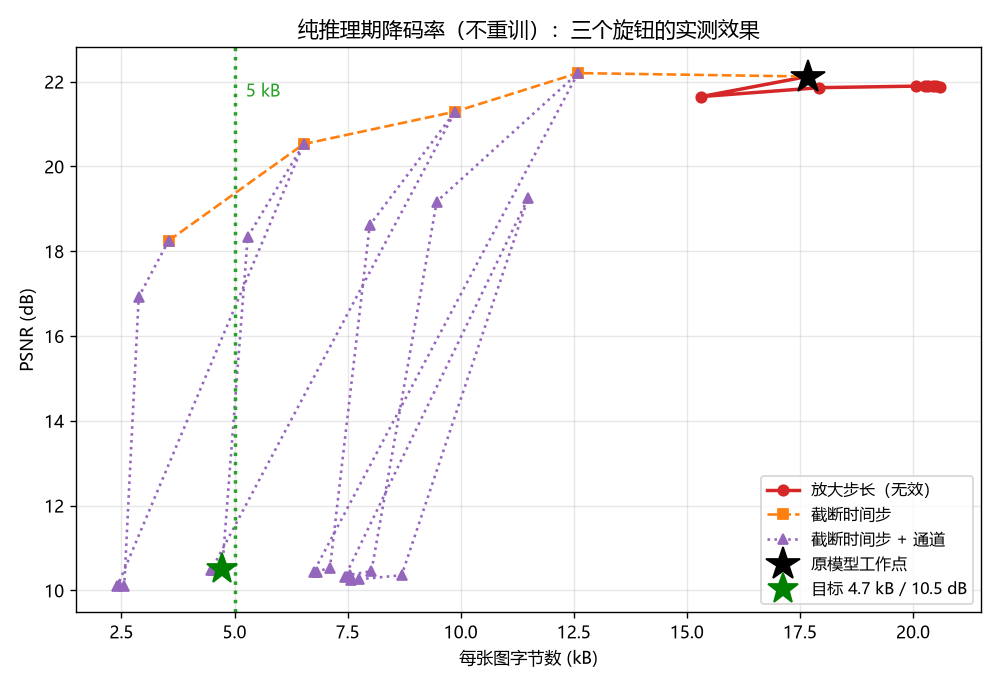

Here is the Python script that generated this plot:
# -*- coding: utf-8 -*-
"""rate_control.py — 不重训模型，纯推理期调码率

原理
    潜层是被量化的连续值。推理时把量化步长放大 s 倍：
        y_hat = round(y / (s*step)) * (s*step)
    符号的取值范围随之缩小 s 倍。**同时把先验的 sigma 也除以 s**
        sigma_eff = sigma / s
    这样熵模型仍然精确匹配新的符号分布，算术编码不会因为模型失配而浪费比特。
    （不缩放 sigma 也能降码率，但会白扔一部分效率。）

    另一个旋钮是截断时间步：只用前 k 步解码，码率按 k/T 线性下降。

两者都不需要重新训练，是纯粹的推理期权衡。

用法
    python rate_control.py --weights anchor_v5.pth --n 8
"""

from __future__ import annotations

import argparse
import math
import os
import sys

for _s in (sys.stdout, sys.stderr):
    try:
        _s.reconfigure(errors="replace")
    except Exception:
        pass

import matplotlib
matplotlib.use("Agg")
import matplotlib.pyplot as plt
import numpy as np
import torch
import torch.nn.functional as F
from torchvision import datasets, transforms

from anchor import SAE_Anchor
from sae_rd import encode_latent_bytes, encode_z_bytes
from snntorch import utils

matplotlib.rcParams["font.sans-serif"] = ["Microsoft YaHei", "SimHei", "DejaVu Sans"]
matplotlib.rcParams["axes.unicode_minus"] = False


@torch.no_grad()
def measure(model, x, s: float, steps: int, ch: int = 0, scale_sigma: bool = True,
            want_img: bool = False):
    """返回 (实际字节数, PSNR[, 重建图])。s=步长倍数, steps=用前几步, ch=只传前几通道。"""
    orig_log_step = model.quant.log_step.data.clone()
    orig_log_sigma = model.prior.log_sigma.data.clone()
    orig_mu = model.prior.mu.data.clone()
    C = model.latent_channels
    ch = ch or C
    try:
        model.quant.log_step.data = torch.tensor(math.log(float(s)))
        if scale_sigma and s != 1.0:
            model.prior.log_sigma.data = orig_log_sigma - math.log(float(s))
        utils.reset(model)
        y_hat, rate, rec = model(x.unsqueeze(0), ref=None,
                                 checkpoints={model.num_steps})
        # 通道截断要放在 forward **之后**：forward 内部要用完整的先验算 32 通道，
        # 提前切掉会让 s(16) * extra(32) 形状不匹配。
        if ch < C:
            model.prior.log_sigma.data = model.prior.log_sigma.data[:, :ch]
            model.prior.mu.data = model.prior.mu.data[:, :ch]
        # 只传前 ch 个通道：其余通道在解码端置零
        y_full = y_hat.clone()
        if ch < C:
            y_full[:, :, ch:] = 0.0
        y_use = y_hat[:, :steps, :ch]
        es = rate.get("extra_sigma")
        if es is not None:
            es = es[:, :steps, :ch]
        b_y, _ns, _p, _y = encode_latent_bytes(y_use, model.quant.step, model.prior,
                                               extra_sigma=es)
        total = b_y
        n_zb = 0
        if rate.get("z_hat") is not None:
            # z 的形状是 [B*T, Cz, h/4, w/4]。截断时间步时必须**同时截断 z**，
            # 否则 z 仍按完整 T 步传输 —— 实测它占了大头（~7 kB），
            # 会让所有只作用在 y 上的降码率手段全部撞在同一个地板上。
            z_use = rate["z_hat"][:steps * x.shape[0]]
            b_z, _ = encode_z_bytes(z_use, rate["z_step"], model.hyperprior.z_prior)
            total += b_z
            n_zb = b_z / 8.0
        # 用（可能被截断/置零的）潜层重新解码
        if steps < model.num_steps or ch < C:
            utils.reset(model)
            r = model.decode(y_full[:, :steps], checkpoints={steps})[steps].clamp(0, 1)[0]
        else:
            r = rec[model.num_steps].clamp(0, 1)[0]
        psnr = 10 * math.log10(1.0 / max(1e-12, F.mse_loss(r, x).item()))
        return (total / 8.0, psnr, r.cpu()) if want_img else (total / 8.0, psnr)
    finally:
        model.quant.log_step.data = orig_log_step
        model.prior.log_sigma.data = orig_log_sigma
        model.prior.mu.data = orig_mu


def main():
    p = argparse.ArgumentParser()
    p.add_argument("--weights", default="anchor_v5.pth")
    p.add_argument("--data-dir", default="./data")
    p.add_argument("--n", type=int, default=8)
    p.add_argument("--target-kb", type=float, default=5.0)
    p.add_argument("--out", default="rate_control.png")
    a = p.parse_args()

    dev = torch.device("cuda" if torch.cuda.is_available() else "cpu")
    obj = torch.load(a.weights, map_location="cpu", weights_only=False)
    model = SAE_Anchor(latent_channels=obj["latent_channels"], num_steps=obj["num_steps"],
                       image_size=obj["image_size"], latent_mode="gaussian",
                       use_hyperprior=obj.get("use_hyperprior", True),
                       z_channels=obj.get("z_channels", 48),
                       ref_wiring=obj.get("ref_wiring", "inp")).to(dev)
    model.load_state_dict(obj["state_dict"])
    model.eval()
    for m in model.modules():
        if hasattr(m, "hard"):
            m.hard = True

    tf = transforms.Compose([transforms.Resize(model.image_size),
                             transforms.CenterCrop(model.image_size),
                             transforms.ToTensor()])
    te = datasets.Flowers102(a.data_dir, split="test", download=False, transform=tf)
    xs = [te[i][0] for i in range(a.n)]
    T = model.num_steps
    C = model.latent_channels
    print(f"模型 {a.weights}  {model.image_size}x{model.image_size}  C={model.latent_channels}"
          f"  T={T}  hyperprior={model.use_hyperprior}")
    print(f"测试 {a.n} 张，目标 {a.target_kb} kB\n")

    # 扫两维：步长倍数 x 时间步
    step_mults = [1, 1.5, 2, 3, 4, 6, 8, 12, 16]
    step_choices = sorted({T, max(1, T // 2), max(1, T // 3), max(1, T // 5), 1})

    print(f"{'步长倍数':>8}{'时间步':>7}{'字节':>10}{'PSNR':>10}   备注")
    print("-" * 56)
    rows = []
    for s in step_mults:
        for st in [T]:
            b = pp = 0.0
            for x in xs:
                bb, pv = measure(model, x.to(dev), s, st)
                b += bb; pp += pv
            b /= a.n; pp /= a.n
            rows.append(dict(s=s, steps=st, bytes=b, psnr=pp))
            mark = ""
            if abs(b - a.target_kb * 1024) < 1500:
                mark = f"<-- 接近 {a.target_kb:.0f} kB"
            print(f"{s:>8.1f}{st:>7d}{b:>10.0f}{pp:>9.2f}dB   {mark}")

    print("\n--- 只截断时间步（步长倍数=1）---")
    rows_t = []
    for st in step_choices:
        b = pp = 0.0
        for x in xs:
            bb, pv = measure(model, x.to(dev), 1, st)
            b += bb; pp += pv
        b /= a.n; pp /= a.n
        rows_t.append(dict(s=1, steps=st, bytes=b, psnr=pp))
        print(f"{1:>8.1f}{st:>7d}{b:>10.0f}{pp:>9.2f}dB")

    # 找最接近目标字节数的组合
    allr = rows + rows_t
    best = min(allr, key=lambda r: abs(r["bytes"] - a.target_kb * 1024))
    base = [r for r in allr if r["s"] == 1 and r["steps"] == T][0]
    print("\n" + "=" * 56)
    print(f"基线      : {base['bytes']:.0f} B   {base['psnr']:.2f} dB")
    print(f"最接近 {a.target_kb:.0f} kB: {best['bytes']:.0f} B   {best['psnr']:.2f} dB   "
          f"(步长x{best['s']:g}, 用前 {best['steps']} 步)")

    # ---------- 冲目标码率：联合截断时间步 + 通道 ----------
    print(f"\n--- 联合截断（时间步 x 通道），目标 {a.target_kb:.0f} kB ---")
    cands = []
    for st in sorted({T, max(1, T // 2), max(1, T // 3), 2, 1}):
        for ch in sorted({C, C // 2, C // 4, C // 8, max(1, C // 16)}, reverse=True):
            if st == T and ch == C:
                continue
            b = pp = 0.0
            for x in xs:
                bb, pv = measure(model, x.to(dev), 1, st, ch)
                b += bb; pp += pv
            b /= a.n; pp /= a.n
            cands.append(dict(s=1, steps=st, ch=ch, bytes=b, psnr=pp))
            print(f"   步{st:>2d} 通道{ch:>3d}: {b:>8.0f} B  {pp:>6.2f} dB")

    pool = allr + cands
    hit = min(pool, key=lambda r: abs(r["bytes"] - a.target_kb * 1024))
    print("\n" + "=" * 56)
    print(f"★ 最接近 {a.target_kb:.0f} kB 的纯推理配置：")
    print(f"   字节 {hit['bytes']:.0f} B ({hit['bytes']/1024:.2f} kB)   "
          f"PSNR {hit['psnr']:.2f} dB")
    print(f"   配置：时间步 {hit['steps']}/{T}，通道 {hit.get('ch', C)}/{C}")
    print(f"   相对原工作点：压缩 {base['bytes']/max(1,hit['bytes']):.1f} 倍，"
          f"质量 {base['psnr']-hit['psnr']:.2f} dB")

    # 生成该配置下的重建对比图
    origs, recs = [], []
    for i in range(min(5, a.n)):
        x = xs[i].to(dev)
        _b, _p, r = measure(model, x, 1, hit["steps"], hit.get("ch", C), want_img=True)
        origs.append((x.cpu().clamp(0, 1).permute(1, 2, 0).numpy() * 255).round().astype(np.uint8))
        recs.append((r.clamp(0, 1).permute(1, 2, 0).numpy() * 255).round().astype(np.uint8))
    fig, axes = plt.subplots(2, len(origs), figsize=(2.3 * len(origs), 5.4))
    for c in range(len(origs)):
        axes[0, c].imshow(origs[c]); axes[1, c].imshow(recs[c])
        for r_ in (0, 1):
            axes[r_, c].set_xticks([]); axes[r_, c].set_yticks([])
    axes[0, 0].set_ylabel("原图", fontsize=11)
    axes[1, 0].set_ylabel(f"{hit['bytes']/1024:.1f} kB\n{hit['psnr']:.1f} dB", fontsize=11)
    fig.suptitle(f"纯推理降码率结果：{hit['bytes']/1024:.2f} kB/张，{hit['psnr']:.1f} dB"
                 f"（时间步 {hit['steps']}/{T}，通道 {hit.get('ch', C)}/{C}）", fontsize=12)
    plt.tight_layout(rect=[0, 0, 1, 0.94])
    plt.savefig("rate_control_target.png", dpi=120)
    print("   已保存 rate_control_target.png")

    # 画 RD 曲线
    fig, ax = plt.subplots(figsize=(8, 5.5))
    xs_ = [r["bytes"] / 1024 for r in rows]
    ys_ = [r["psnr"] for r in rows]
    ax.plot(xs_, ys_, "o-", color="tab:red", lw=2, label="放大步长（无效）")
    if rows_t:
        ax.plot([r["bytes"] / 1024 for r in rows_t], [r["psnr"] for r in rows_t],
                "s--", color="tab:orange", label="截断时间步")
    if cands:
        ax.plot([r["bytes"] / 1024 for r in cands], [r["psnr"] for r in cands],
                "^:", color="tab:purple", label="截断时间步 + 通道")
    ax.axvline(a.target_kb, color="tab:green", ls=":", lw=2)
    ax.text(a.target_kb * 1.05, min(ys_), f"{a.target_kb:.0f} kB", color="tab:green")
    b0 = [r for r in allr if r["s"] == 1 and r["steps"] == T][0]
    ax.plot([b0["bytes"] / 1024], [b0["psnr"]], "k*", ms=20, label="原模型工作点")
    ax.plot([hit["bytes"] / 1024], [hit["psnr"]], "g*", ms=18,
            label=f"目标 {hit['bytes']/1024:.1f} kB / {hit['psnr']:.1f} dB")
    ax.set_xlabel("每张图字节数 (kB)"); ax.set_ylabel("PSNR (dB)")
    ax.set_title("纯推理期降码率（不重训）：三个旋钮的实测效果")
    ax.grid(alpha=.3); ax.legend(fontsize=9)
    plt.tight_layout(); plt.savefig(a.out, dpi=125)
    print(f"已保存 {a.out}")


if __name__ == "__main__":
    main()
